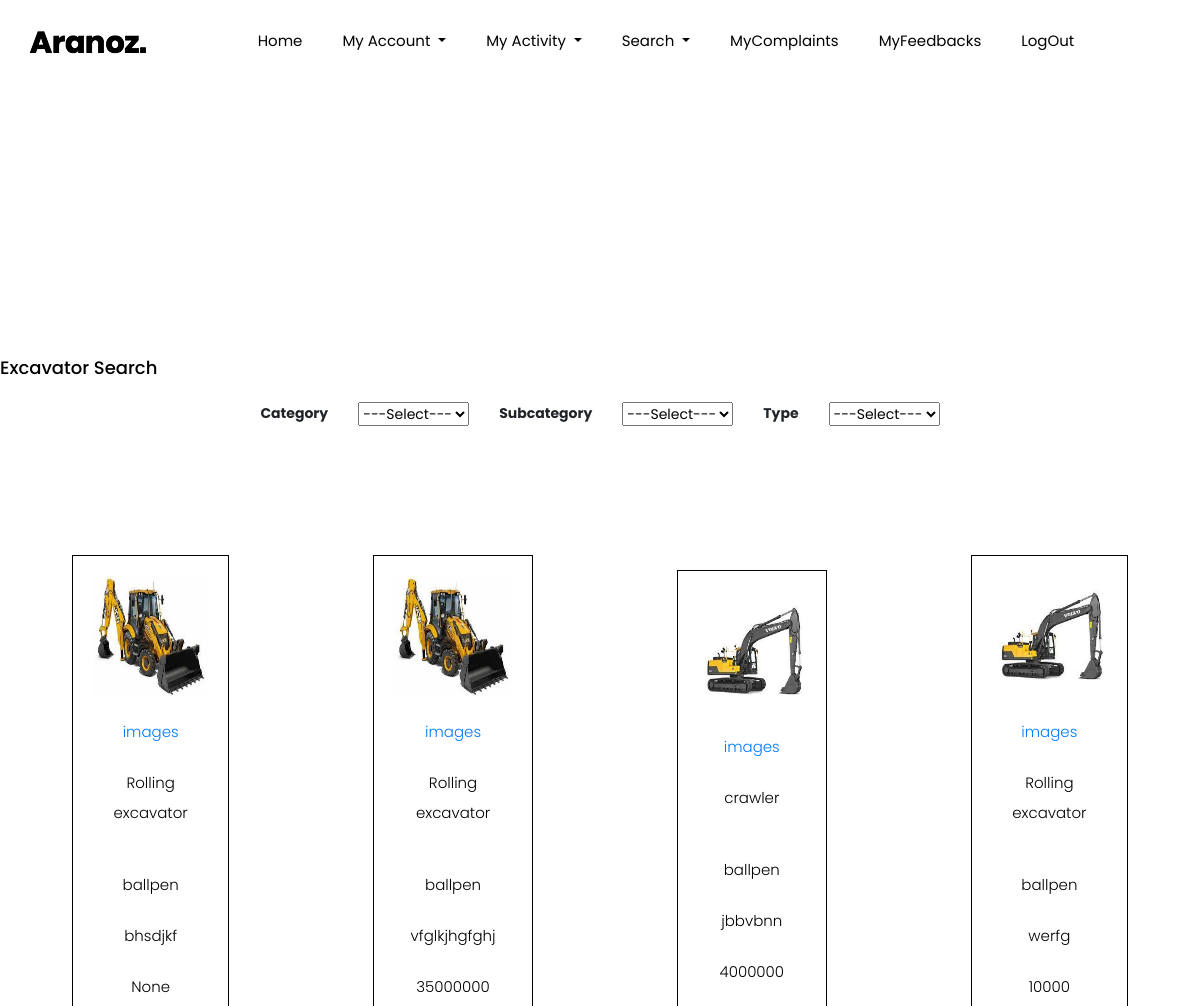
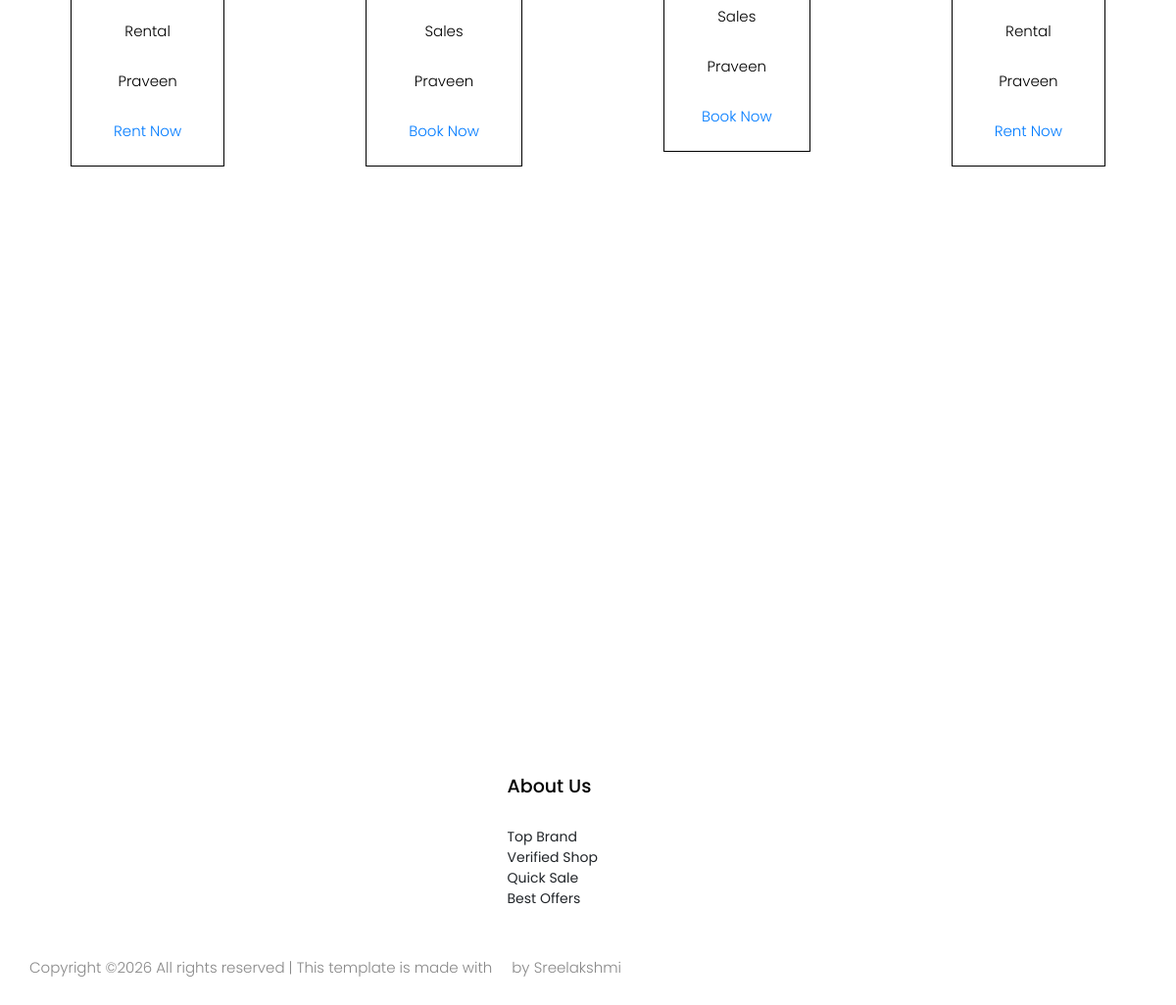
The page /user/srchexcavator/ on the database its author committed (2 pictures, top to bottom).
### Shops/models.py (models this page shows, shortened)
class Excavator(models.Model):
    name=models.CharField(max_length=50)
    subcategory=models.ForeignKey(Subcategory,on_delete=models.CASCADE)
    brandtype=models.ForeignKey(Brandtype,on_delete=models.SET_NULL,null=True)
    details=models.CharField(max_length=100)
    price=models.CharField(max_length=50,null=True)
    shoptype=models.ForeignKey(Shoptype,on_delete=models.CASCADE)
    image=models.FileField(upload_to='Excavatorsphoto/')
    shop=models.ForeignKey(Shop,on_delete=models.CASCADE)

### Admin/models.py (models this page shows)
class Subcategory(models.Model):
    name=models.CharField(max_length=50)
    category=models.ForeignKey(Category,on_delete=models.CASCADE)
    def __str__(self):
        return self.name

class Shoptype(models.Model):
    shoptype=models.CharField(max_length=50)
    def __str__(self):
        return self.shoptype

### Guests/models.py (models this page shows, shortened)
class Shop(models.Model):
    name=models.CharField(max_length=50)
    email=models.CharField(max_length=50)
    contact=models.CharField(max_length=50)
    address=models.CharField(max_length=50)
    place=models.ForeignKey("Admin.Place",on_delete=models.CASCADE)
    photo=models.FileField(upload_to='shopphoto/')
    proof=models.FileField(upload_to='shopproof/')
    password=models.CharField(max_length=10)
    shop_vsts=models.IntegerField(default=0)

### Users/views.py (the view)
# urls.py: path('srchexcavator/',views.excsearch,name="srchexcavator"),
def excsearch(request):
    cat=Category.objects.all()
    shoty=Shoptype.objects.all()
    subcat=Subcategory.objects.all()
    exc=Excavator.objects.all()
    return render(request,"Users/ExcavatorSearch.html",{'cat':cat,'shoty':shoty,'EXC':exc})

### Admin/models.py (called while the page is built)
    def __str__(self):
        return self.name

### Users/Templates/Users/ExcavatorSearch.html (shortened to what this page needs)
{% extends 'Users/Head.html'%}
{% load static %}
{% block content %}
<!DOCTYPE html>
<html lang="en">
<head>
</head>
<body>
<form method="post" id="ExcavatorForm"  data-subcategory-url="{% url 'webshop:Ajax-subcategory'%}" data-url="{% url 'webuser:Get_Excavator' %}">
    <h4>Excavator Search</h4>
    <table align="center" cellpadding="15">
    <tr>
        <th>Category</th>
        <th><select name="ddlcategory" id="ddlcategory">
            <option value="">---Select---</option>
        </select></td></th>
        <th>Subcategory</th>
        <th><select name="ddlsubcategory" id="ddlsubcategory">
            <option value="">---Select---</option>
        </select></th>
        <th>Type</th>
        <th>
            <select name="ddltype" id="ddltype">
                    <option value="">---Select---</option>
                </select></th>
    </tr>
        </table>
        <br><br>
    <div id="data">
        <table align="center" cellpadding="50" style="border-collapse: collapse">
            <tr>
                {% for i in EXC %}
                <td>
                    <div style="text-align:center;border:1px solid black;margin:22px;padding:20px">
                        <p><img src="{{i.image.url}}" alt="img" width="120px" height="120px"></p>
                        <br>
                        <p><a href="{% url 'webuser:viewgallery' i.id %}">images</a></p>
                        <br>
                        <p>{{i.name}}</p>
                        <br>
                        <br>
                        <p>{{i.subcategory}}</p>
                        <br>
                        <p>{{i.details}}</p>
                        <br>
                        <p>{{i.price}}</p>
                        <br>
                        <p>{{i.shoptype}}</p>
                        <br>
                        <p>{{i.shop.name}}</p>
                        <br>
                        {% if i.shoptype.id == 2 %}
                        <p><a href="{% url 'webuser:bookit' i.id %}">Book Now</a></p>
                        {% else %}
                        <p><a href="{% url 'webuser:rentit' i.id %}">Rent Now</a></p>
                        {% endif %}
                    </div>
                </td>
                {% if forloop.counter|divisibleby:4 %}
            </tr>
                {% endif %}
                {% endfor %}
        </table>
        <br><br><br>
    </div>
</form>
</body>
</html>
{% endblock content %}

### rows shown on the page
Excavator: image (picture), name "Rolling excavator", subcategory "ballpen", details "bhsdjkf", price "None", shoptype "Rental", shop.name "Praveen", shows "Rent Now"
Excavator: image (picture), name "Rolling excavator", subcategory "ballpen", details "vfglkjhgfghj", price "35000000", shoptype "Sales", shop.name "Praveen", shows "Book Now"
Excavator: image (picture), name "crawler", subcategory "ballpen", details "jbbvbnn", price "4000000", shoptype "Sales", shop.name "Praveen", shows "Book Now"
Excavator: image (picture), name "Rolling excavator", subcategory "ballpen", details "werfg", price "10000", shoptype "Rental", shop.name "Praveen", shows "Rent Now"
